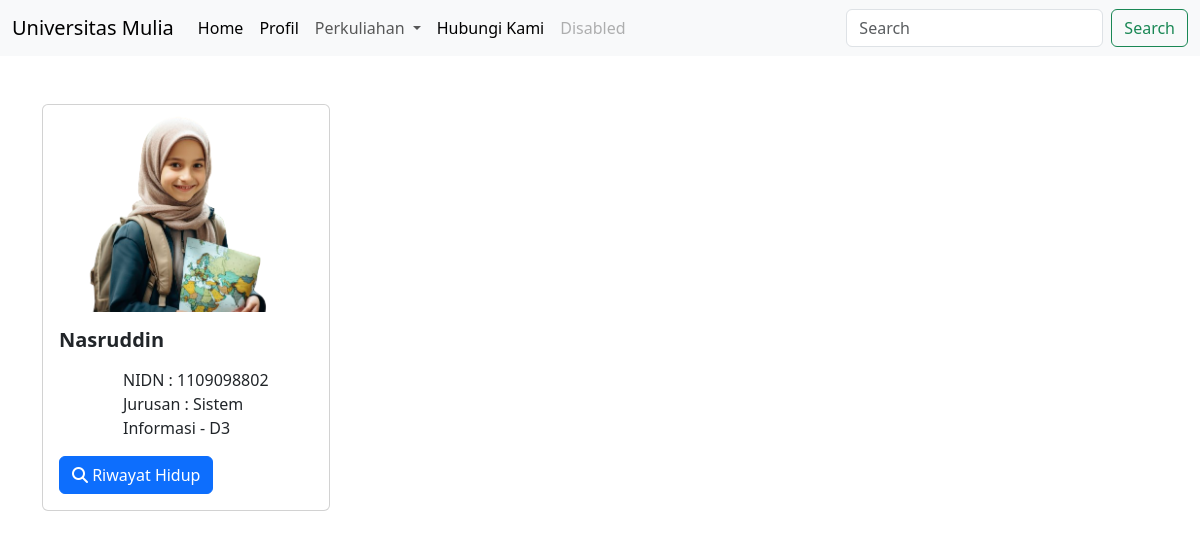
The page /appsperkuliahan/view-dosen/1/ on the database its author committed.
### perkuliahan/models.py (models this page shows, shortened)
class Dosen(models.Model):
    nidn = models.CharField(max_length=20,verbose_name='Nidn',null=False,blank=False)
    namadosen = models.CharField(max_length=100, verbose_name='Nama Lengkap')
    gelar = models.CharField(max_length=30,verbose_name='Gelar',help_text='contoh: S.KOM.,M.Kom')
    tgllahir = models.DateField(verbose_name='Tanggal Lahir',null=True,blank=True)
    templahir = models.CharField(max_length=100,verbose_name='Tempat Lahir',null=True,blank=True)
    jurusan = models.ForeignKey(Jurusan,on_delete=models.CASCADE, default="", verbose_name='Program Studi')
    foto = models.ImageField(verbose_name='Foto',null=False,blank=False, upload_to='foto_mhs')
    cv = models.FileField(verbose_name='Cv', null=False,blank=False,upload_to='cv_dosen')
    created_at = models.DateTimeField(auto_now_add=True)
    updated_at = models.DateTimeField(auto_now=True)

class Jurusan(models.Model):
    kodejurusan = models.CharField(max_length=50,null=False,blank=False,verbose_name='Kode')
    namajurusan = models.CharField(max_length=150,null=False,blank=False,verbose_name='Program Studi')
    level = (
        ('D3','DIPLOMA-3'),
        ('D4','DIPLOMA-4'),
        ('S1','STRATA-1'),
        ('S2','STRATA-2'),
        ('S3','STRATA-3'),
    )
    jenjang = models.CharField(max_length=150,null=True,blank=True,verbose_name='Jenjang', choices=level)

### perkuliahan/views.py (the view)
# urls.py: path('view-dosen/<int:dosenid>/',views.viewdosen,name='view_dosen'),
def viewdosen(request,dosenid):
    dosen = Dosen.objects.filter(id = dosenid).first()
    context = {
        'dosen': dosen,
    }
    return render(request,'viewdosen.html',context)

### perkuliahan/templates/viewdosen.html
{% extends "base.html" %}
{% block content %}
<div class="row">
    <div class="col-md-12">
      <div class="card" style="width: 18rem;">
        <img class="card-img-top" src="{{dosen.foto.url}}" alt="Card image cap">
        <div class="card-body">
          <h5 class="card-title"><strong>{{dosen.namadosen | title}}</strong> </h5>
          <p class="card-text">
            <ol>
              <ul>NIDN : {{dosen.nidn}}</ul>
              <ul>Jurusan : {{dosen.jurusan.namajurusan}}</ul>
            </ol>
          </p>
          <a href="{{dosen.cv.url}}" target="_blank" class="btn btn-primary"><i class="fa fa-search"></i> Riwayat Hidup</a>
        </div>
      </div>
    </div>
</div>
{% endblock content %}

### rows shown on the page
Dosen: foto (picture), namadosen "Nasruddin", nidn "1109098802", jurusan.namajurusan "Sistem Informasi - D3"
